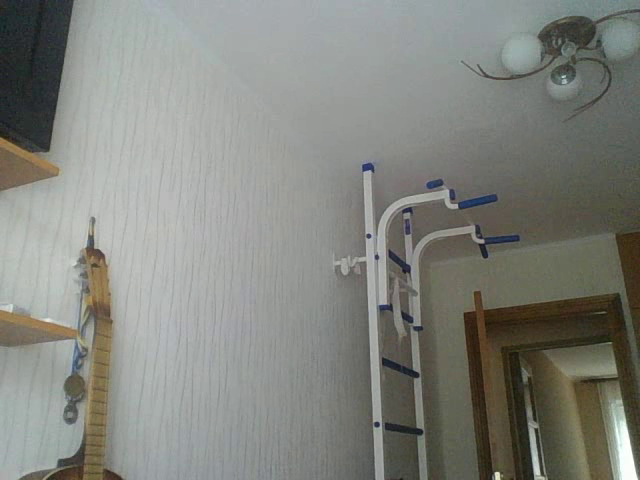
#> input picture frame 16 of pattern_recognition/laba1/output.avi, 640 x 480 px, given in place of the camera
$ python lab1.py
#> lines starting #> are read from the running program, lines starting #| are printed output that depends on the picture
import cv2
import numpy as np

# open video
cap = cv2.VideoCapture(0)

# for saving
fourcc = cv2.VideoWriter_fourcc(*'XVID')
out = cv2.VideoWriter('output.avi',fourcc, 20.0, (640,480))

# stream
while(cap.isOpened()):
  ret, frame = cap.read()
#> frame is the input picture: shape (480, 640, 3); mean B, G, R 126.4, 132.5, 130.8
  if ret == True:

    cv2.imshow('Frame1',frame)
    out.write(frame)

    # if you want to stop, you have to press q
    if cv2.waitKey(1) & 0xFF == ord('q'):
#> (key q is pressed here)
      print ('You stop reccording')
      break
  else:
    break
cap.release()
out.release()


cap = cv2.VideoCapture('output.avi')
while(cap.isOpened()):
    ret, frame = cap.read()
    if ret==True:

        # convert picture to gray
        gray = cv2.cvtColor(frame, cv2.COLOR_BGR2GRAY)
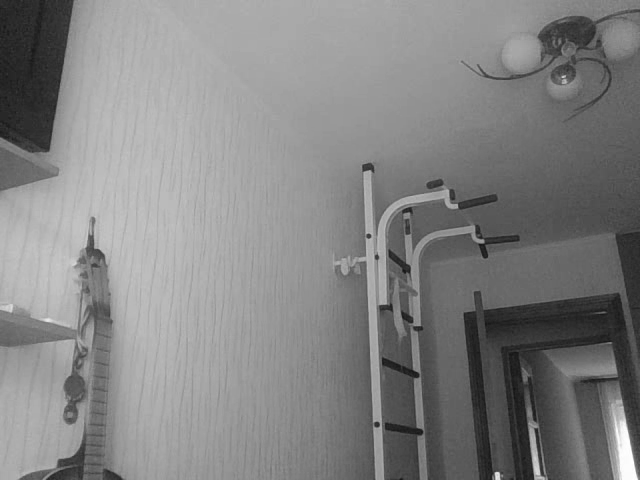
#> gray: shape (480, 640); min 19, max 255, mean 131.2
        # make picture 3 dimesion ( it is for colored rectangle )
        grayBGR= cv2.cvtColor(gray, cv2.COLOR_GRAY2BGR)

        # drow red rectangle
        start_point = (5, 5)
        end_point = (220, 220)
        color = (0, 0, 255)
        thickness = 2
        cv2.rectangle(grayBGR, start_point, end_point, color, thickness)
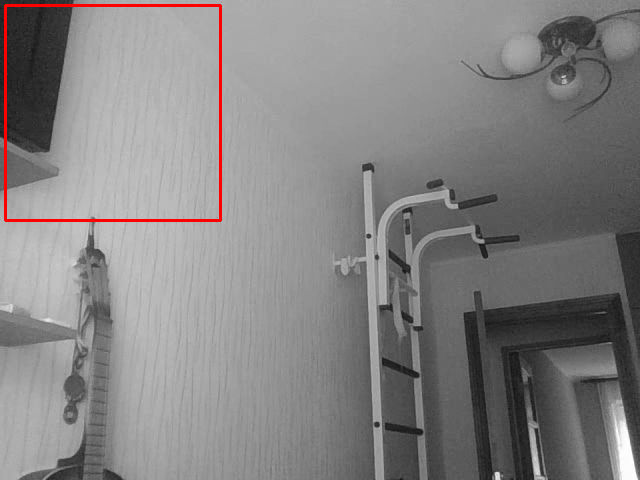
#> grayBGR: shape (480, 640, 3); mean B, G, R 130.1, 130.1, 132.2


        cv2.imshow('frame 2',grayBGR)

        if cv2.waitKey(5) & 0xFF == ord('q'):
#> (key q is pressed here)
            break
    else:
        break
cap.release()

# job is finished
cv2.destroyAllWindows()

$ run again, starting later in the video
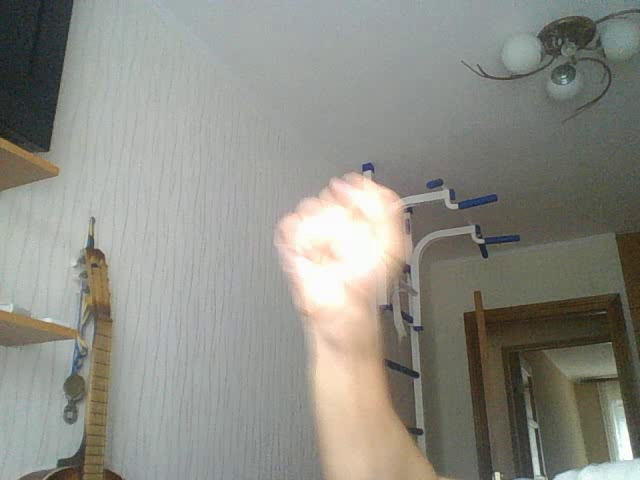
#> input picture frame 72 of pattern_recognition/laba1/output.avi, 640 x 480 px, given in place of the camera
#> frame is the input picture: shape (480, 640, 3); mean B, G, R 133.7, 141.4, 141.3
#> `gray = cv2.cvtColor(frame, cv2.COLOR_BGR2GRAY)`:
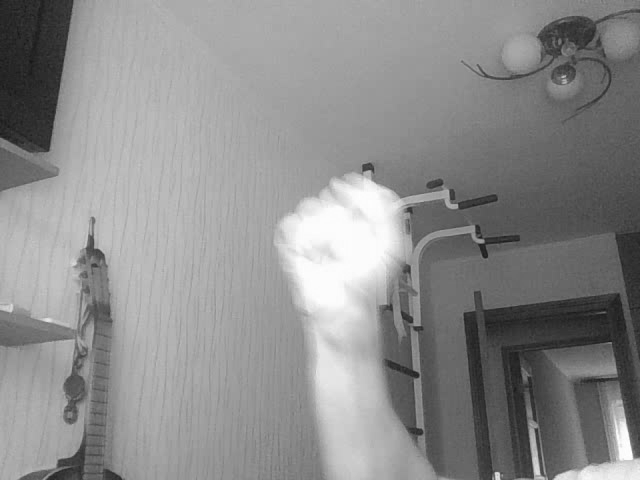
#> gray: shape (480, 640); min 22, max 255, mean 140.5
#> `cv2.rectangle(grayBGR, start_point, end_point, color, thickness)`:
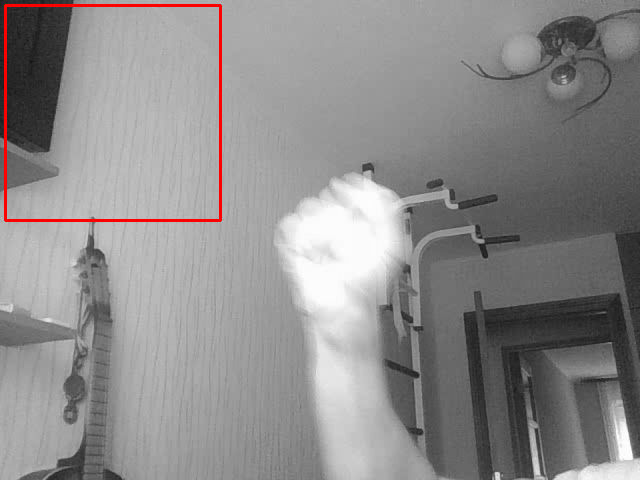
#> grayBGR: shape (480, 640, 3); mean B, G, R 139.3, 139.3, 141.4
